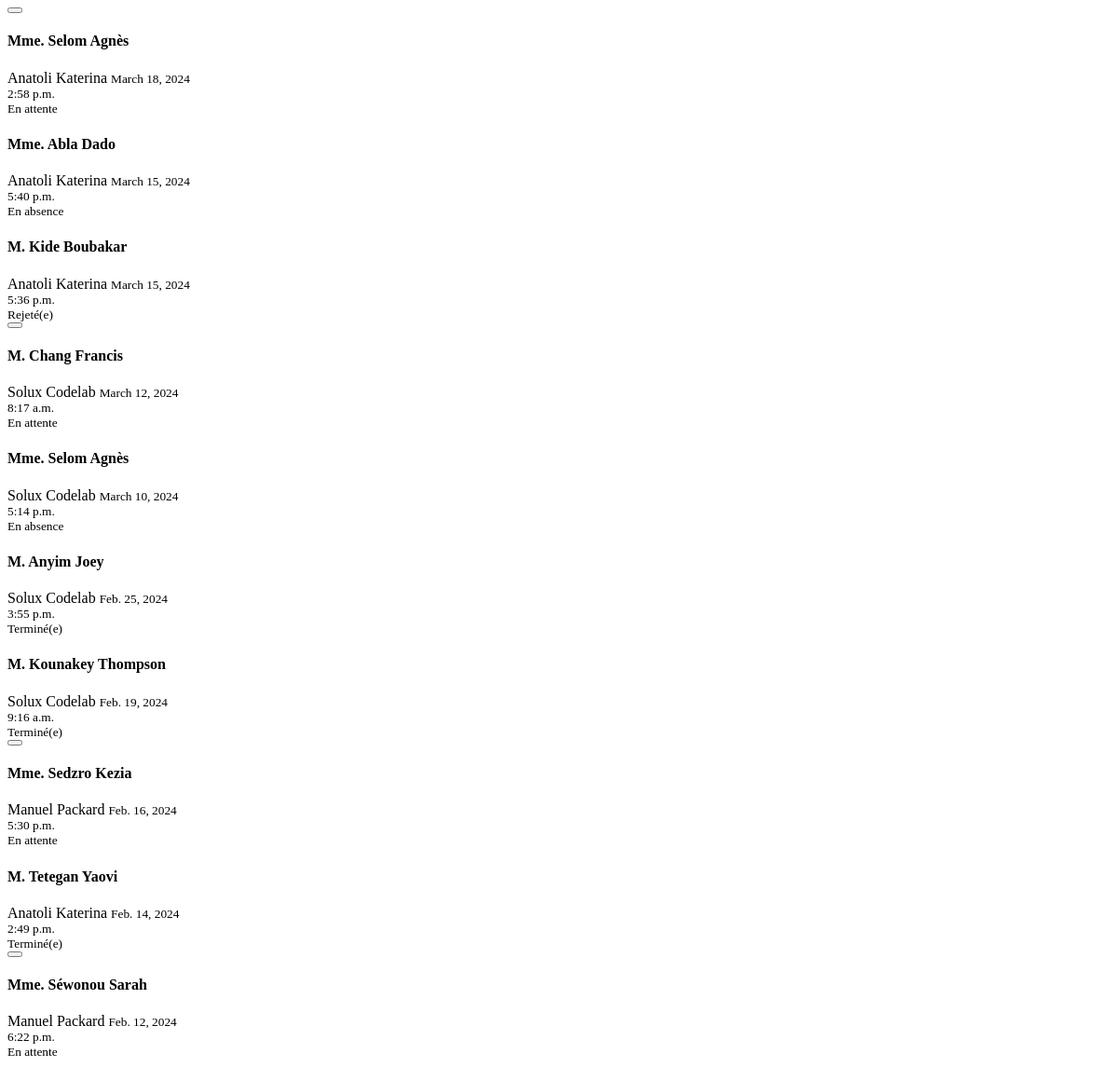
Page /visits/grid/ (signed in) on the earlier database version.
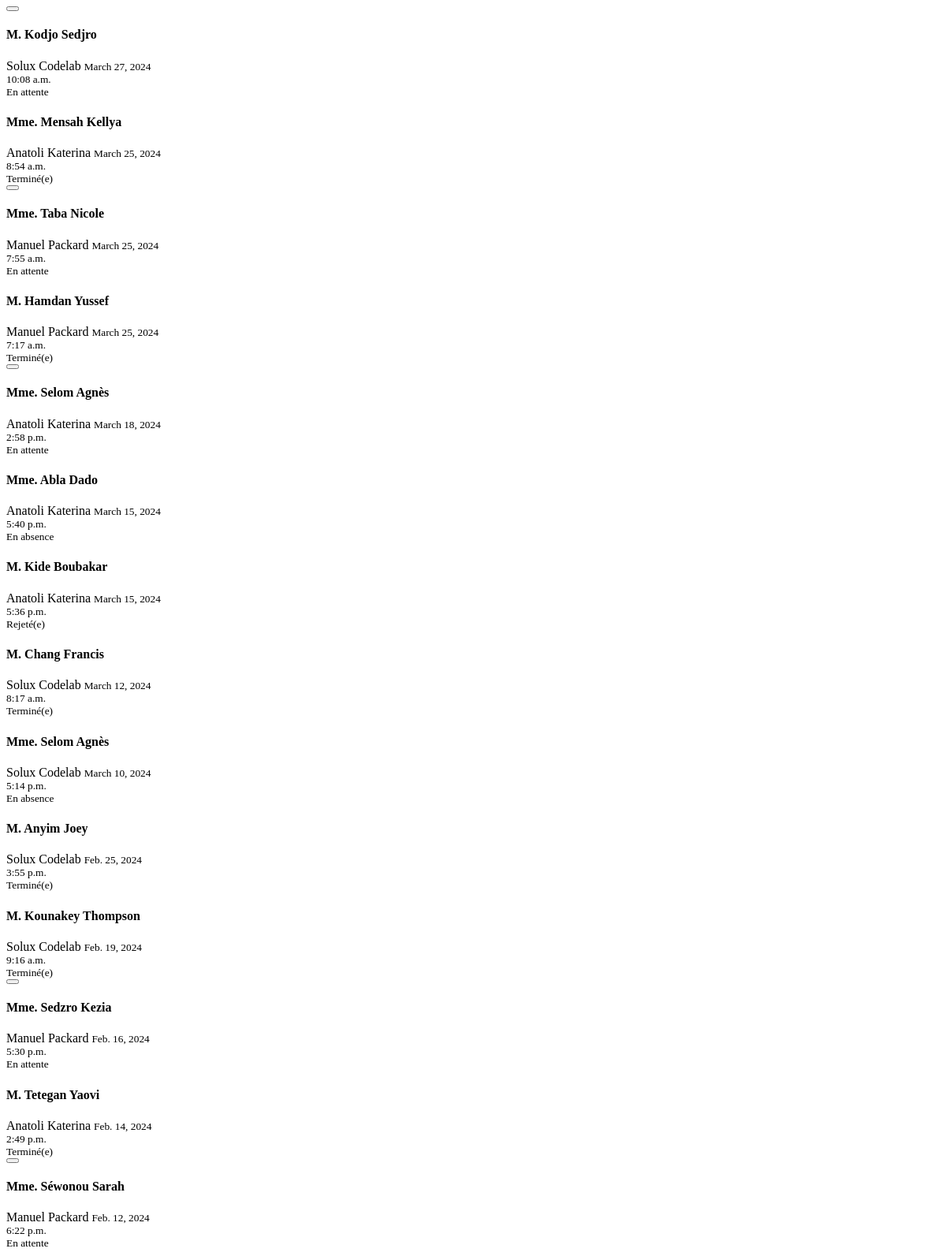
Same page on the later database version.
### base/models.py (models this page shows, shortened)
class Visit(models.Model):
    host = models.ForeignKey(CustomUser, on_delete=models.CASCADE)
    first_name = models.CharField(max_length=255)
    last_name = models.CharField(max_length=255)
    sex = models.CharField(max_length=50, choices=genders)
    phone = models.CharField(max_length=255, blank=True, null=True)
    observations = models.TextField(blank=True, null=True)
    email = models.EmailField(max_length=255, null=True, blank=True)
    context = models.CharField(max_length=50, choices=context_types)
    nationality = models.CharField(
        max_length=255, default='', null=True, blank=True)
    date = models.DateField(default=date.today)
    arrived_at = models.TimeField(default=timezone.now)
    started_at = models.TimeField(blank=True, null=True)
    ended_at = models.TimeField(blank=True, null=True)
    departed_at = models.TimeField(null=True, blank=True)
    id_document = models.CharField(max_length=50, choices=id_types)
    id_number = models.CharField(max_length=50)
    is_accepted = models.BooleanField(default=False)
    is_rejected = models.BooleanField(default=False)
    is_missed = models.BooleanField(default=False)
    is_finished = models.BooleanField(default=False)
    status = models.ForeignKey(Status, default=1, on_delete=models.CASCADE)
    signature = models.ImageField(
        upload_to='signatures/', null=True, blank=True)

### accounts/models.py (models this page shows, shortened)
class CustomUser(AbstractBaseUser, PermissionsMixin):
    email = models.EmailField(db_index=True, unique=True, max_length=255)
    username = models.CharField(
        max_length=255, unique=True, blank=True, null=True)
    first_name = models.CharField(max_length=255)
    last_name = models.CharField(max_length=255)
    address = models.CharField(max_length=255, blank=True, null=True)
    phone = PhoneNumberField(unique=True, blank=True, null=True)
    role = models.ForeignKey(
        Role, on_delete=models.CASCADE, blank=True, null=True,)
    image = models.ImageField(blank=True, null=True, upload_to='users')
    is_active = models.BooleanField(default=True)
    is_staff = models.BooleanField(default=False)
    is_superuser = models.BooleanField(default=False)
    objects = CustomUserManager()
    USERNAME_FIELD = 'email'
    REQUIRED_FIELDS = []

### base/views.py (the view)
# urls.py: path('visits/grid/', visits_grid, name='visits_grid'),
@login_required(login_url='login')
def visits_grid(req):
    user = req.user
    if user.role.sec_level >= 4:
        visits = Visit.objects.all().order_by('-date', '-arrived_at')
    else:
        visits = Visit.objects.filter(
            host=user).order_by('-date', '-arrived_at')
    context = {"visits": visits}
    return render(req, 'base/partials/visits/gridview.html', context)

### base/utils.py (called while the page is built)
def h_encode(id):
    return hashids.encode(id)

    def to_url(self, value):
        return h_encode(value)

### base/templates/base/partials/visits/gridview.html
{% if not visits %}
<div class="flex-col justify-center items-center text-center text-black m-auto">
  <i class="fa-solid fa-folder-open text-purple-200 text-7xl"></i>
  <p class="mt-2 px-4 py-2 w-fit bg-purple-100 rounded-lg text-sm text-center">
    Aucun rendez-vous disponible
  </p>
</div>
{% else %}
<div
  class="w-full grid grid-cols-2 lg:grid-cols-3 xl:grid-cols-4 gap-3"
>
  {% for obj in visits %}
  {% include 'base/components/visits/grid_card.html' %}
  {% endfor %}
</div>
{% endif %}

### base/templates/base/components/visits/grid_card.html (shortened to what this page needs)
{% load static %}
<div
  class="cursor-pointer relative flex flex-col border bg-white focus:border-purple-950 hover:border-purple-400 hover:shadow-md w-full rounded-lg transition group duration-300 ease-in-out"
>
  {% if user.role.sec_level >= 4 and obj.status.id == 1 %}
  <div class="flex absolute top-0 right-0 text-gray-300 text-xs">
    <button
      onclick="hide_dialogs()"
      hx-target="#basic_dialog"
      hx-get="{% url 'edit_visit' obj.id %}"
      class="px-2 py-1 hover:bg-purple-300 border border-t-0 rounded-md hover:text-black"
    >
    </button>
  </div>
  {% endif %}
  <article
    hx-get="{% url 'visit_alt' obj.id %}"
    hx-target="#basic_dialog"
    hx-swap="innerHTML"
    class="p-4 md:text-sm lg:text-md flex flex-col gap-1 justify-between"
  >
    <h4 class="text-black font-bold">
      {% if obj.sex == 'male' %} M. {% else %} Mme. {% endif %}
      {{obj.last_name}} {{obj.first_name}}
    </h4>
    <span class="font-light text-xs text-gray-600"
      > {{obj.host.last_name}}
      {{obj.host.first_name}}</span
    >
    <small class="text:xs text-gray-400"
      > {{obj.date}}</small
    >
    <div class="flex items-start justify-between">
      <small class="text:xs text-gray-400"
        > {{obj.arrived_at}}</small
      >
      {% include 'base/components/status_badge.html' %}
    </div>
  </article>
</div>

### base/templates/base/components/status_badge.html (shortened to what this page needs)
{% if not curr_obj %}
<div class="obj_status{{obj.id}} text-black text:xs lg:text-xs">
  {% if obj.status.id == 1 %}
  <span class="px-3 py-1 bg-purple-200 rounded-md group">
    <small class="hidden group-hover:inline ml-2 text-[0.7rem]">
      En attente
    </small>
  </span>
  {% elif obj.status.id == 3 %}
  <span class="px-3 py-1 bg-green-200 rounded-md group">
    <small class="hidden group-hover:inline ml-2 text-[0.7rem]">
      Terminé(e)
    </small>
  </span>
  {% elif obj.status.id == 4 %}
  <span class="px-3 py-1 bg-sky-200 rounded-md group">
    <small class="hidden group-hover:inline ml-2 text-[0.7rem]">
      En absence
    </small>
  </span>
  {% else %}
  <span class="px-3 py-1 bg-red-200 rounded-md group">
    <small class="hidden group-hover:inline ml-2 text-[0.7rem]">
      Rejeté(e)
    </small>
  </span>
  {% endif %}
</div>
{% endif %}

Differences in the rows shown:
added Visit: sex "M.", last_name "Kodjo", first_name "Sedjro", host.last_name "Solux", host.first_name "Codelab", date "March 27, 2024", arrived_at "10:08 a.m.", shows "En attente"
added Visit: sex "Mme.", last_name "Mensah", first_name "Kellya", host.last_name "Anatoli", host.first_name "Katerina", date "March 25, 2024", arrived_at "8:54 a.m.", shows "Terminé(e)"
added Visit: sex "Mme.", last_name "Taba", first_name "Nicole", host.last_name "Manuel", host.first_name "Packard", date "March 25, 2024", arrived_at "7:55 a.m.", shows "En attente"
added Visit: sex "M.", last_name "Hamdan", first_name "Yussef", host.last_name "Manuel", host.first_name "Packard", date "March 25, 2024", arrived_at "7:17 a.m.", shows "Terminé(e)"
changed Visit "Chang": status_id "En attente" → "Terminé(e)"
